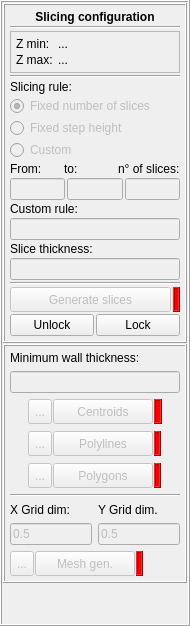
        <widget class="QFrame" name="frame_5">
         <property name="enabled">
          <bool>true</bool>
         </property>
         <property name="minimumSize">
          <size>
           <width>190</width>
           <height>0</height>
          </size>
         </property>
         <property name="maximumSize">
          <size>
           <width>190</width>
           <height>16777215</height>
          </size>
         </property>
         <property name="frameShape">
          <enum>QFrame::Box</enum>
         </property>
         <property name="frameShadow">
          <enum>QFrame::Raised</enum>
         </property>
         <layout class="QVBoxLayout" name="verticalLayout">
          <property name="spacing">
           <number>1</number>
          </property>
          <property name="leftMargin">
           <number>1</number>
          </property>
          <property name="topMargin">
           <number>1</number>
          </property>
          <property name="rightMargin">
           <number>1</number>
          </property>
          <property name="bottomMargin">
           <number>1</number>
          </property>
          <item>
           <widget class="QFrame" name="frame_6">
            <property name="enabled">
             <bool>true</bool>
            </property>
            <property name="frameShape">
             <enum>QFrame::Box</enum>
            </property>
            <property name="frameShadow">
             <enum>QFrame::Raised</enum>
            </property>
            <layout class="QVBoxLayout" name="verticalLayout_7">
             <property name="spacing">
              <number>2</number>
             </property>
             <property name="leftMargin">
              <number>5</number>
             </property>
             <property name="topMargin">
              <number>5</number>
             </property>
             <property name="rightMargin">
              <number>5</number>
             </property>
             <property name="bottomMargin">
              <number>5</number>
             </property>
             <item>
              <widget class="QLabel" name="label_sliceconfig">
               <property name="enabled">
                <bool>true</bool>
               </property>
               <property name="text">
                <string>&lt;html&gt;&lt;head/&gt;&lt;body&gt;&lt;p&gt;&lt;span style=&quot; font-weight:600;&quot;&gt;Slicing configuration&lt;/span&gt;&lt;/p&gt;&lt;/body&gt;&lt;/html&gt;</string>
               </property>
               <property name="alignment">
                <set>Qt::AlignCenter</set>
               </property>
              </widget>
             </item>
             <item>
              <widget class="Line" name="line_3">
               <property name="enabled">
                <bool>true</bool>
               </property>
               <property name="orientation">
                <enum>Qt::Horizontal</enum>
               </property>
              </widget>
             </item>
             <item alignment="Qt::AlignTop">
              <widget class="QFrame" name="frame_7">
               <property name="enabled">
                <bool>true</bool>
               </property>
               <property name="frameShape">
                <enum>QFrame::StyledPanel</enum>
               </property>
               <property name="frameShadow">
                <enum>QFrame::Raised</enum>
               </property>
               <layout class="QFormLayout" name="formLayout">
                <property name="horizontalSpacing">
                 <number>2</number>
                </property>
                <property name="verticalSpacing">
                 <number>2</number>
                </property>
                <property name="leftMargin">
                 <number>5</number>
                </property>
                <property name="topMargin">
                 <number>5</number>
                </property>
                <property name="rightMargin">
                 <number>5</number>
                </property>
                <property name="bottomMargin">
                 <number>5</number>
                </property>
                <item row="0" column="0">
                 <widget class="QLabel" name="label_zmin">
                  <property name="enabled">
                   <bool>true</bool>
                  </property>
                  <property name="text">
                   <string>&lt;html&gt;&lt;head/&gt;&lt;body&gt;&lt;p&gt;Z min: &lt;/p&gt;&lt;/body&gt;&lt;/html&gt;</string>
                  </property>
                 </widget>
                </item>
                <item row="0" column="1">
                 <widget class="QLabel" name="label_zmin_value">
                  <property name="enabled">
                   <bool>true</bool>
                  </property>
                  <property name="text">
                   <string>&lt;html&gt;&lt;head/&gt;&lt;body&gt;&lt;p&gt;...&lt;/p&gt;&lt;/body&gt;&lt;/html&gt;</string>
                  </property>
                 </widget>
                </item>
                <item row="2" column="0">
                 <widget class="QLabel" name="label_zmax">
                  <property name="enabled">
                   <bool>true</bool>
                  </property>
                  <property name="text">
                   <string>&lt;html&gt;&lt;head/&gt;&lt;body&gt;&lt;p&gt;Z max: &lt;/p&gt;&lt;/body&gt;&lt;/html&gt;</string>
                  </property>
                 </widget>
                </item>
                <item row="2" column="1">
                 <widget class="QLabel" name="label_zmax_value">
                  <property name="enabled">
                   <bool>true</bool>
                  </property>
                  <property name="text">
                   <string>&lt;html&gt;&lt;head/&gt;&lt;body&gt;&lt;p&gt;...&lt;/p&gt;&lt;/body&gt;&lt;/html&gt;</string>
                  </property>
                 </widget>
                </item>
               </layout>
              </widget>
             </item>
             <item>
              <widget class="Line" name="line_4">
               <property name="enabled">
                <bool>true</bool>
               </property>
               <property name="orientation">
                <enum>Qt::Horizontal</enum>
               </property>
              </widget>
             </item>
             <item>
              <widget class="QLabel" name="label_slicrule">
               <property name="enabled">
                <bool>true</bool>
               </property>
               <property name="text">
                <string>&lt;html&gt;&lt;head/&gt;&lt;body&gt;&lt;p&gt;Slicing rule:&lt;/p&gt;&lt;/body&gt;&lt;/html&gt;</string>
               </property>
              </widget>
             </item>
             <item>
              <widget class="QRadioButton" name="rbtn_fixnum">
               <property name="enabled">
                <bool>false</bool>
               </property>
               <property name="text">
                <string>Fixed number of slices</string>
               </property>
               <property name="checked">
                <bool>true</bool>
               </property>
              </widget>
             </item>
             <item>
              <widget class="QRadioButton" name="rbtn_fixstep">
               <property name="enabled">
                <bool>false</bool>
               </property>
               <property name="text">
                <string>Fixed step height</string>
               </property>
              </widget>
             </item>
             <item>
              <widget class="QRadioButton" name="rbtn_custom_slices">
               <property name="enabled">
                <bool>false</bool>
               </property>
               <property name="text">
                <string>Custom</string>
               </property>
              </widget>
             </item>
             <item>
              <layout class="QHBoxLayout" name="horizontalLayout_4">
               <item>
                <widget class="QLabel" name="label_zfrom">
                 <property name="enabled">
                  <bool>true</bool>
                 </property>
                 <property name="text">
                  <string>&lt;html&gt;&lt;head/&gt;&lt;body&gt;&lt;p&gt;From:&lt;/p&gt;&lt;/body&gt;&lt;/html&gt;</string>
                 </property>
                </widget>
               </item>
               <item>
                <widget class="QLabel" name="label_zto">
                 <property name="enabled">
                  <bool>true</bool>
                 </property>
                 <property name="text">
                  <string>&lt;html&gt;&lt;head/&gt;&lt;body&gt;&lt;p&gt;to:&lt;/p&gt;&lt;/body&gt;&lt;/html&gt;</string>
                 </property>
                </widget>
               </item>
               <item>
                <widget class="QLabel" name="label_steporN">
                 <property name="enabled">
                  <bool>true</bool>
                 </property>
                 <property name="text">
                  <string>&lt;html&gt;&lt;head/&gt;&lt;body&gt;&lt;p&gt;n° of slices:&lt;/p&gt;&lt;/body&gt;&lt;/html&gt;</string>
                 </property>
                </widget>
               </item>
              </layout>
             </item>
             <item>
              <layout class="QHBoxLayout" name="horizontalLayout_5">
               <item>
                <widget class="QLineEdit" name="lineEdit_from">
                 <property name="enabled">
                  <bool>false</bool>
                 </property>
                </widget>
               </item>
               <item>
                <widget class="QLineEdit" name="lineEdit_to">
                 <property name="enabled">
                  <bool>false</bool>
                 </property>
                </widget>
               </item>
               <item>
                <widget class="QLineEdit" name="lineEdit_steporN">
                 <property name="enabled">
                  <bool>false</bool>
                 </property>
                </widget>
               </item>
              </layout>
             </item>
             <item>
              <widget class="QLabel" name="label_customrule">
               <property name="enabled">
                <bool>true</bool>
               </property>
               <property name="text">
                <string>&lt;html&gt;&lt;head/&gt;&lt;body&gt;&lt;p&gt;Custom rule:&lt;/p&gt;&lt;/body&gt;&lt;/html&gt;</string>
               </property>
              </widget>
             </item>
             <item>
              <widget class="QLineEdit" name="lineEdit_customslices">
               <property name="enabled">
                <bool>false</bool>
               </property>
              </widget>
             </item>
             <item>
              <widget class="QLabel" name="label_ztol">
               <property name="enabled">
                <bool>true</bool>
               </property>
               <property name="text">
                <string>&lt;html&gt;&lt;head/&gt;&lt;body&gt;&lt;p&gt;Slice thickness:&lt;/p&gt;&lt;/body&gt;&lt;/html&gt;</string>
               </property>
              </widget>
             </item>
             <item>
              <widget class="QLineEdit" name="lineEdit_thick">
               <property name="enabled">
                <bool>false</bool>
               </property>
              </widget>
             </item>
             <item>
              <widget class="Line" name="line_6">
               <property name="enabled">
                <bool>true</bool>
               </property>
               <property name="orientation">
                <enum>Qt::Horizontal</enum>
               </property>
              </widget>
             </item>
             <item>
              <layout class="QHBoxLayout" name="horizontalLayout_8">
               <item>
                <widget class="QPushButton" name="btn_gen_slices">
                 <property name="enabled">
                  <bool>false</bool>
                 </property>
                 <property name="minimumSize">
                  <size>
                   <width>0</width>
                   <height>25</height>
                  </size>
                 </property>
                 <property name="maximumSize">
                  <size>
                   <width>16777215</width>
                   <height>25</height>
                  </size>
                 </property>
                 <property name="text">
                  <string>Generate slices</string>
                 </property>
                </widget>
               </item>
               <item>
                <widget class="QFrame" name="status_slices">
                 <property name="maximumSize">
                  <size>
                   <width>7</width>
                   <height>16777215</height>
                  </size>
                 </property>
                 <property name="styleSheet">
                  <string notr="true">background-color: rgb(255, 0, 0);</string>
                 </property>
                 <property name="frameShape">
                  <enum>QFrame::Box</enum>
                 </property>
                 <property name="frameShadow">
                  <enum>QFrame::Raised</enum>
                 </property>
                </widget>
               </item>
              </layout>
             </item>
             <item>
              <layout class="QHBoxLayout" name="horizontalLayout_16">
               <item>
                <widget class="QPushButton" name="btn_unlock_slices">
                 <property name="sizePolicy">
                  <sizepolicy hsizetype="Minimum" vsizetype="Fixed">
                   <horstretch>0</horstretch>
                   <verstretch>0</verstretch>
                  </sizepolicy>
                 </property>
                 <property name="minimumSize">
                  <size>
                   <width>0</width>
                   <height>0</height>
                  </size>
                 </property>
                 <property name="maximumSize">
                  <size>
                   <width>16777215</width>
                   <height>16777215</height>
                  </size>
                 </property>
                 <property name="baseSize">
                  <size>
                   <width>0</width>
                   <height>0</height>
                  </size>
                 </property>
                 <property name="text">
                  <string>Unlock</string>
                 </property>
                </widget>
               </item>
               <item>
                <widget class="QPushButton" name="btn_lock_slices">
                 <property name="text">
                  <string>Lock</string>
                 </property>
                 <property name="autoRepeatInterval">
                  <number>100</number>
                 </property>
                </widget>
               </item>
              </layout>
             </item>
            </layout>
           </widget>
          </item>
          <item>
           <widget class="QFrame" name="frame_8">
            <property name="frameShape">
             <enum>QFrame::Box</enum>
            </property>
            <property name="frameShadow">
             <enum>QFrame::Raised</enum>
            </property>
            <layout class="QVBoxLayout" name="verticalLayout_6">
             <property name="leftMargin">
              <number>5</number>
             </property>
             <property name="topMargin">
              <number>5</number>
             </property>
             <property name="rightMargin">
              <number>5</number>
             </property>
             <property name="bottomMargin">
              <number>5</number>
             </property>
             <item>
              <widget class="QLabel" name="label_wallthick">
               <property name="text">
                <string>&lt;html&gt;&lt;head/&gt;&lt;body&gt;&lt;p&gt;Minimum wall thickness:&lt;/p&gt;&lt;/body&gt;&lt;/html&gt;</string>
               </property>
              </widget>
             </item>
             <item>
              <widget class="QLineEdit" name="lineEdit_wall_thick">
               <property name="enabled">
                <bool>false</bool>
               </property>
              </widget>
             </item>
             <item>
              <layout class="QFormLayout" name="formLayout_4">
               <property name="rowWrapPolicy">
                <enum>QFormLayout::DontWrapRows</enum>
               </property>
               <property name="labelAlignment">
                <set>Qt::AlignCenter</set>
               </property>
               <property name="formAlignment">
                <set>Qt::AlignCenter</set>
               </property>
               <property name="horizontalSpacing">
                <number>9</number>
               </property>
               <property name="verticalSpacing">
                <number>7</number>
               </property>
               <item row="0" column="0">
                <layout class="QHBoxLayout" name="horizontalLayout_11">
                 <property name="spacing">
                  <number>1</number>
                 </property>
                 <item>
                  <widget class="QToolButton" name="toolButton">
                   <property name="enabled">
                    <bool>false</bool>
                   </property>
                   <property name="minimumSize">
                    <size>
                     <width>0</width>
                     <height>25</height>
                    </size>
                   </property>
                   <property name="text">
                    <string>...</string>
                   </property>
                  </widget>
                 </item>
                 <item>
                  <widget class="QPushButton" name="btn_gen_centr">
                   <property name="enabled">
                    <bool>false</bool>
                   </property>
                   <property name="minimumSize">
                    <size>
                     <width>100</width>
                     <height>0</height>
                    </size>
                   </property>
                   <property name="maximumSize">
                    <size>
                     <width>16777215</width>
                     <height>25</height>
                    </size>
                   </property>
                   <property name="toolTipDuration">
                    <number>-1</number>
                   </property>
                   <property name="text">
                    <string>Centroids</string>
                   </property>
                  </widget>
                 </item>
                 <item>
                  <widget class="QFrame" name="status_centroids">
                   <property name="minimumSize">
                    <size>
                     <width>8</width>
                     <height>13</height>
                    </size>
                   </property>
                   <property name="maximumSize">
                    <size>
                     <width>7</width>
                     <height>16777215</height>
                    </size>
                   </property>
                   <property name="styleSheet">
                    <string notr="true">background-color: rgb(255, 0, 0);</string>
                   </property>
                   <property name="frameShape">
                    <enum>QFrame::Box</enum>
                   </property>
                   <property name="frameShadow">
                    <enum>QFrame::Raised</enum>
                   </property>
                  </widget>
                 </item>
                </layout>
               </item>
               <item row="1" column="0">
                <layout class="QHBoxLayout" name="horizontalLayout_12">
                 <property name="spacing">
                  <number>1</number>
                 </property>
                 <item>
                  <widget class="QToolButton" name="toolButton_2">
                   <property name="enabled">
                    <bool>false</bool>
                   </property>
                   <property name="minimumSize">
                    <size>
                     <width>0</width>
                     <height>25</height>
                    </size>
                   </property>
                   <property name="text">
                    <string>...</string>
                   </property>
                  </widget>
                 </item>
                 <item>
                  <widget class="QPushButton" name="btn_gen_polylines">
                   <property name="enabled">
                    <bool>false</bool>
                   </property>
                   <property name="minimumSize">
                    <size>
                     <width>100</width>
                     <height>0</height>
                    </size>
                   </property>
                   <property name="maximumSize">
                    <size>
                     <width>16777215</width>
                     <height>25</height>
                    </size>
                   </property>
                   <property name="text">
                    <string>Polylines</string>
                   </property>
                  </widget>
                 </item>
                 <item>
                  <widget class="QFrame" name="status_polylines">
                   <property name="minimumSize">
                    <size>
                     <width>7</width>
                     <height>13</height>
                    </size>
                   </property>
                   <property name="maximumSize">
                    <size>
                     <width>7</width>
                     <height>16777215</height>
                    </size>
                   </property>
                   <property name="styleSheet">
                    <string notr="true">background-color: rgb(255, 0, 0);</string>
                   </property>
                   <property name="frameShape">
                    <enum>QFrame::Box</enum>
                   </property>
                   <property name="frameShadow">
                    <enum>QFrame::Raised</enum>
                   </property>
                  </widget>
                 </item>
                </layout>
               </item>
               <item row="2" column="0">
                <layout class="QHBoxLayout" name="horizontalLayout_13">
                 <property name="spacing">
                  <number>1</number>
                 </property>
                 <item>
                  <widget class="QToolButton" name="toolButton_3">
                   <property name="enabled">
                    <bool>false</bool>
                   </property>
                   <property name="minimumSize">
                    <size>
                     <width>0</width>
                     <height>25</height>
                    </size>
                   </property>
                   <property name="text">
                    <string>...</string>
                   </property>
                  </widget>
                 </item>
                 <item>
                  <widget class="QPushButton" name="btn_gen_polygons">
                   <property name="enabled">
                    <bool>false</bool>
                   </property>
                   <property name="minimumSize">
                    <size>
                     <width>100</width>
                     <height>0</height>
                    </size>
                   </property>
                   <property name="maximumSize">
                    <size>
                     <width>16777215</width>
                     <height>25</height>
                    </size>
                   </property>
                   <property name="text">
                    <string>Polygons</string>
                   </property>
                  </widget>
                 </item>
                 <item>
                  <widget class="QFrame" name="status_polygons">
                   <property name="sizePolicy">
                    <sizepolicy hsizetype="Preferred" vsizetype="Preferred">
                     <horstretch>0</horstretch>
                     <verstretch>0</verstretch>
                    </sizepolicy>
                   </property>
                   <property name="minimumSize">
                    <size>
                     <width>7</width>
                     <height>13</height>
                    </size>
                   </property>
                   <property name="maximumSize">
                    <size>
                     <width>7</width>
                     <height>16777215</height>
                    </size>
                   </property>
                   <property name="styleSheet">
                    <string notr="true">background-color: rgb(255, 0, 0);</string>
                   </property>
                   <property name="frameShape">
                    <enum>QFrame::Box</enum>
                   </property>
                   <property name="frameShadow">
                    <enum>QFrame::Raised</enum>
                   </property>
                  </widget>
                 </item>
                </layout>
               </item>
              </layout>
             </item>
             <item>
              <widget class="Line" name="line_2">
               <property name="orientation">
                <enum>Qt::Horizontal</enum>
               </property>
              </widget>
             </item>
             <item>
              <layout class="QHBoxLayout" name="horizontalLayout_6">
               <item>
                <widget class="QLabel" name="label_xeldim">
                 <property name="text">
                  <string>X Grid dim:</string>
                 </property>
                </widget>
               </item>
               <item>
                <widget class="QLabel" name="label_yeldim">
                 <property name="text">
                  <string>Y Grid dim.</string>
                 </property>
                </widget>
               </item>
              </layout>
             </item>
             <item>
              <layout class="QHBoxLayout" name="horizontalLayout_7">
               <item>
                <widget class="QLineEdit" name="lineEdit_xeldim">
                 <property name="enabled">
                  <bool>false</bool>
                 </property>
                 <property name="text">
                  <string>0.5</string>
                 </property>
                </widget>
               </item>
               <item>
                <widget class="QLineEdit" name="lineEdit_yeldim">
                 <property name="enabled">
                  <bool>false</bool>
                 </property>
                 <property name="text">
                  <string>0.5</string>
                 </property>
                </widget>
               </item>
              </layout>
             </item>
             <item>
              <layout class="QFormLayout" name="formLayout_5">
               <property name="horizontalSpacing">
                <number>9</number>
               </property>
               <item row="0" column="0">
                <layout class="QHBoxLayout" name="horizontalLayout_10">
                 <property name="spacing">
                  <number>1</number>
                 </property>
                 <item>
                  <widget class="QToolButton" name="toolButton_4">
                   <property name="enabled">
                    <bool>false</bool>
                   </property>
                   <property name="minimumSize">
                    <size>
                     <width>0</width>
                     <height>25</height>
                    </size>
                   </property>
                   <property name="text">
                    <string>...</string>
                   </property>
                  </widget>
                 </item>
                 <item>
                  <widget class="QPushButton" name="btn_gen_mesh">
                   <property name="enabled">
                    <bool>false</bool>
                   </property>
                   <property name="minimumSize">
                    <size>
                     <width>100</width>
                     <height>0</height>
                    </size>
                   </property>
                   <property name="maximumSize">
                    <size>
                     <width>16777215</width>
                     <height>25</height>
                    </size>
                   </property>
                   <property name="text">
                    <string>Mesh gen.</string>
                   </property>
                  </widget>
                 </item>
                 <item>
                  <widget class="QFrame" name="status_mesh">
                   <property name="minimumSize">
                    <size>
                     <width>7</width>
                     <height>0</height>
                    </size>
                   </property>
                   <property name="maximumSize">
                    <size>
                     <width>7</width>
                     <height>16777215</height>
                    </size>
                   </property>
                   <property name="styleSheet">
                    <string notr="true">background-color: rgb(255, 0, 0);</string>
                   </property>
                   <property name="frameShape">
                    <enum>QFrame::Box</enum>
                   </property>
                   <property name="frameShadow">
                    <enum>QFrame::Raised</enum>
                   </property>
                  </widget>
                 </item>
                </layout>
               </item>
              </layout>
             </item>
            </layout>
           </widget>
          </item>
          <item>
           <spacer name="verticalSpacer_2">
            <property name="enabled">
             <bool>true</bool>
            </property>
            <property name="orientation">
             <enum>Qt::Vertical</enum>
            </property>
            <property name="sizeHint" stdset="0">
             <size>
              <width>20</width>
              <height>40</height>
             </size>
            </property>
           </spacer>
          </item>
         </layout>
        </widget>
